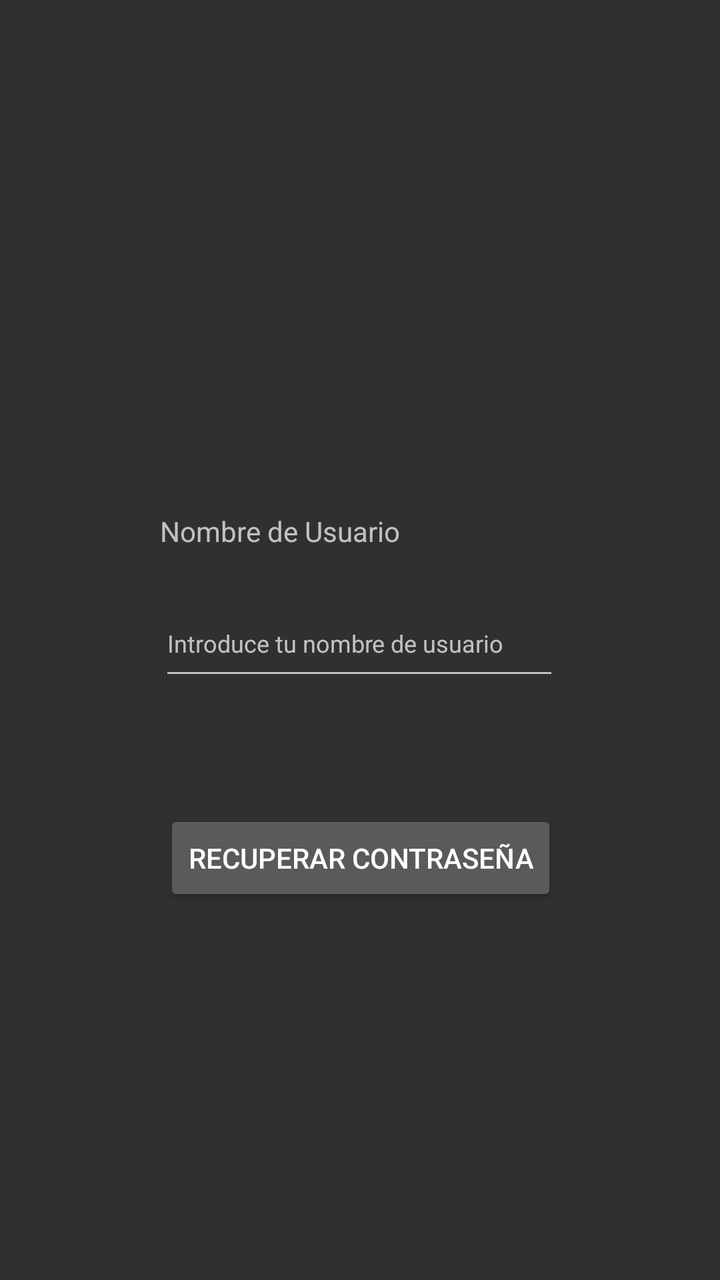
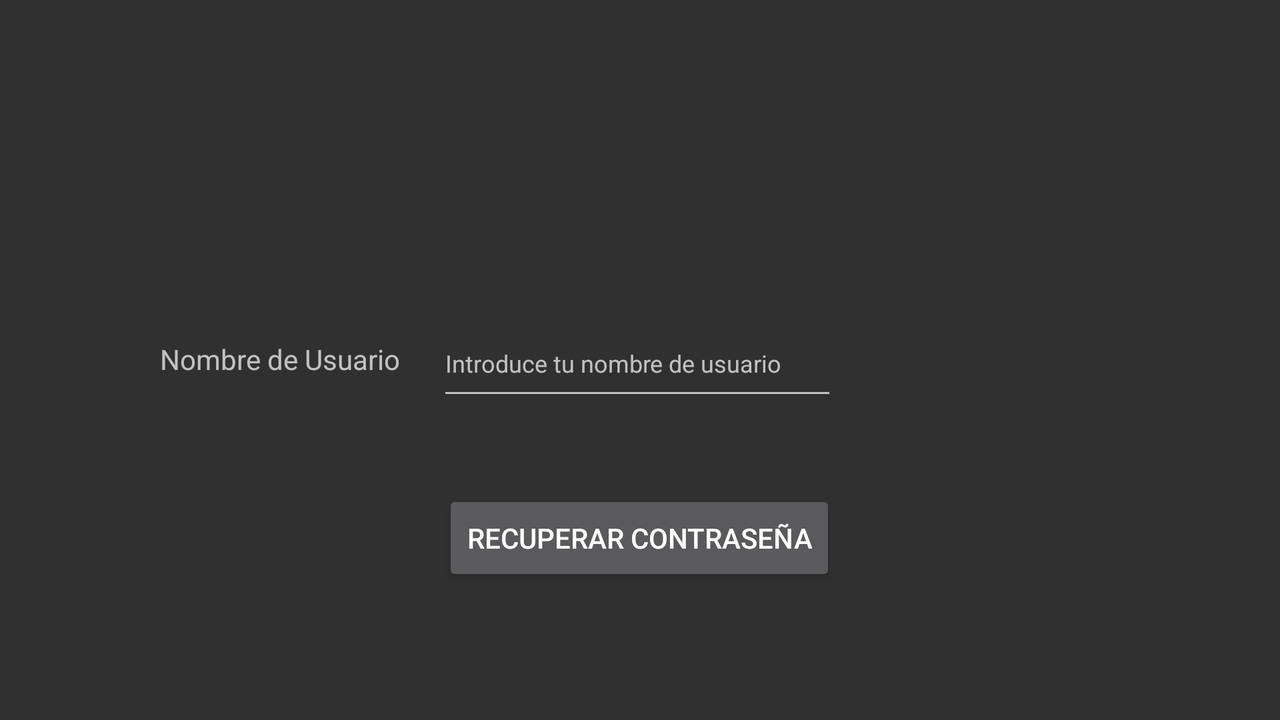

The same Android screen from two of the app's own layout files: first res/layout/ as a phone draws it, then the repository's variant for another configuration, drawn on a device whose configuration selects that folder. Both files follow.
<!-- AndroidManifest.xml: application theme TemaDASNoActionBar -->
<!-- res/layout/activity_recuperar_contrasena.xml -->
<?xml version="1.0" encoding="utf-8"?>
<androidx.constraintlayout.widget.ConstraintLayout xmlns:android="http://schemas.android.com/apk/res/android"
    xmlns:app="http://schemas.android.com/apk/res-auto"
    xmlns:tools="http://schemas.android.com/tools"
    android:layout_width="match_parent"
    android:layout_height="match_parent">

    <TextView
        android:id="@+id/nombreUsuario5"
        android:layout_width="wrap_content"
        android:layout_height="wrap_content"
        android:layout_marginStart="80dp"
        android:layout_marginLeft="80dp"
        android:layout_marginBottom="20dp"
        android:text="@string/nombre_de_usuario"
        app:layout_constraintBottom_toTopOf="@+id/nombreUsuario6"
        app:layout_constraintStart_toStartOf="parent" />

    <EditText
        android:id="@+id/nombreUsuario6"
        android:layout_width="200dp"
        android:layout_height="50dp"
        android:ems="10"
        android:hint="@string/introduce_tu_nombre_de_usuario"
        android:textSize="12sp"
        app:layout_constraintBottom_toBottomOf="parent"
        app:layout_constraintEnd_toEndOf="parent"
        app:layout_constraintHorizontal_bias="0.497"
        app:layout_constraintStart_toStartOf="parent"
        app:layout_constraintTop_toTopOf="parent" />

    <Button
        android:id="@+id/recuperarContraseña2"
        android:layout_width="wrap_content"
        android:layout_height="wrap_content"
        android:layout_marginTop="60dp"
        android:onClick="recuperarContraseña"
        android:text="@string/recuperar_contrase_a"
        app:layout_constraintEnd_toEndOf="parent"
        app:layout_constraintHorizontal_bias="0.502"
        app:layout_constraintStart_toStartOf="parent"
        app:layout_constraintTop_toBottomOf="@+id/nombreUsuario6" />
</androidx.constraintlayout.widget.ConstraintLayout>
<!-- resources referenced by this layout -->
<resources>
  <string name="introduce_tu_nombre_de_usuario">Introduce tu nombre de usuario</string>
  <string name="nombre_de_usuario">Nombre de Usuario</string>
  <string name="recuperar_contrase_a">recuperar contraseña</string>
  <style name="TemaDASNoActionBar" parent="Theme.AppCompat.NoActionBar">
          <item name="colorPrimary">#00FF00</item>
          <item name="colorPrimaryDark">#FFFFFF</item>
          <item name="colorAccent">#FFC300</item>
      </style>
</resources>
<!-- res/layout-land/activity_recuperar_contrasena.xml (the repository's variant of the layout above) -->
<!-- drawn on the phone turned sideways -->
<?xml version="1.0" encoding="utf-8"?>
<androidx.constraintlayout.widget.ConstraintLayout xmlns:android="http://schemas.android.com/apk/res/android"
    xmlns:app="http://schemas.android.com/apk/res-auto"
    xmlns:tools="http://schemas.android.com/tools"
    android:layout_width="match_parent"
    android:layout_height="match_parent">

    <TextView
        android:id="@+id/nombreUsuario5"
        android:layout_width="wrap_content"
        android:layout_height="wrap_content"
        android:layout_marginStart="80dp"
        android:layout_marginLeft="80dp"
        android:layout_marginBottom="16dp"
        android:text="@string/nombre_de_usuario"
        app:layout_constraintBottom_toBottomOf="@+id/nombreUsuario6"
        app:layout_constraintStart_toStartOf="parent" />

    <EditText
        android:id="@+id/nombreUsuario6"
        android:layout_width="200dp"
        android:layout_height="50dp"
        android:ems="10"
        android:hint="@string/introduce_tu_nombre_de_usuario"
        android:textSize="12sp"
        app:layout_constraintBottom_toBottomOf="parent"
        app:layout_constraintEnd_toEndOf="parent"
        app:layout_constraintHorizontal_bias="0.497"
        app:layout_constraintStart_toStartOf="parent"
        app:layout_constraintTop_toTopOf="parent" />

    <Button
        android:id="@+id/recuperarContraseña2"
        android:layout_width="wrap_content"
        android:layout_height="wrap_content"
        android:layout_marginTop="40dp"
        android:onClick="recuperarContraseña"
        android:text="@string/recuperar_contrase_a"
        app:layout_constraintEnd_toEndOf="parent"
        app:layout_constraintHorizontal_bias="0.499"
        app:layout_constraintStart_toStartOf="parent"
        app:layout_constraintTop_toBottomOf="@+id/nombreUsuario6" />
</androidx.constraintlayout.widget.ConstraintLayout>
